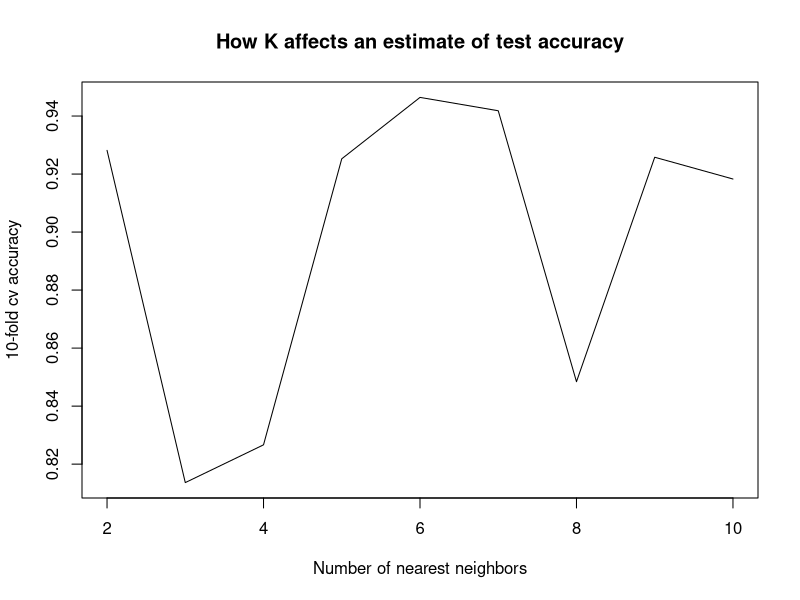

The R source for this figure:
######
# kNN with cross validation
# Student Name: Advait Javadekar
# Student Unity ID: ajavade
######

# Do not clear your workspace


# load required libraries
require(class) # for KNN
require(caret) # for train, createDataPartition, createFolds...

# set seed to ensure reproducibility
set.seed(100)

data(iris)

# normalize all predictors, i.e., all but last column species
iris[, -ncol(iris)] <- scale(iris[, -ncol(iris)])

# split the data into training and test sets 70/30 split
trainIdx <- createDataPartition(1:nrow(iris), p = 0.7, list = FALSE)
testIdx <- setdiff((1:nrow(iris)), trainIdx)
train <- iris[trainIdx, -ncol(iris)]
test <- iris[testIdx, -ncol(iris)]

# convert class variable to type factor
cl <- factor(iris[trainIdx, ncol(iris)])

# use knn from class package to predict
knnPreds <- knn(train, test, cl, k = 3, prob = TRUE)

table(knnPreds, factor(iris[testIdx, ncol(iris)]))

# implement myknncv - knn with cross validation
# use the standard knn function for training/testing
# implement the cross validation section
# divide training data into k folds, use one fold for validation, others for training
# repeat this k times
myknncv <- function(train, test, cl, k, numFolds)
{
   # create k folds
   ###
   folds <- createFolds(rownames(train),numFolds)
   fold_accuracies <- vector()
   for(i in 1:numFolds){
           # use ith fold for validation
           ###
           validation_set <- train[folds[[i]], ]
           # rest of the folds as training
           ###
           cv_train <- train[-folds[[i]], ]
           # train class variable
           ###
           cv_train_cl <- cl[-folds[[i]]]
           # predict using cv_train, cv_train_cl and validation_set
           ###
           knnpreds <- knn(cv_train,validation_set, cv_train_cl ,k , prob = TRUE)
           # calculate accuracy
           tab <- table(knnpreds, factor(cl[folds[[i]]]))
           fold_accuracies <- c(fold_accuracies, sum(diag(tab)) / sum(tab))
   }
   #final accuracy is mean of accuracies of all folds
   cv_accuracy <- mean(fold_accuracies)
   return(cv_accuracy)
}

# perform KNN classification for k in 2:10 using 10-fold CV to estimate 
# test accuracy
accuracies <- vector()
for(nn in 2:10)
    accuracies <- c(accuracies, myknncv(train, test, cl, k = nn, numFolds = 10))

# plot k vs. 10-fold cv accuracy
plot(2:10, accuracies, type = 'l', xlab = 'Number of nearest neighbors',
     ylab = '10-fold cv accuracy',
     main = 'How K affects an estimate of test accuracy')

# pick the optimal number of nearest neighbors from the plot
###
bestk <- which.max(accuracies)+1
